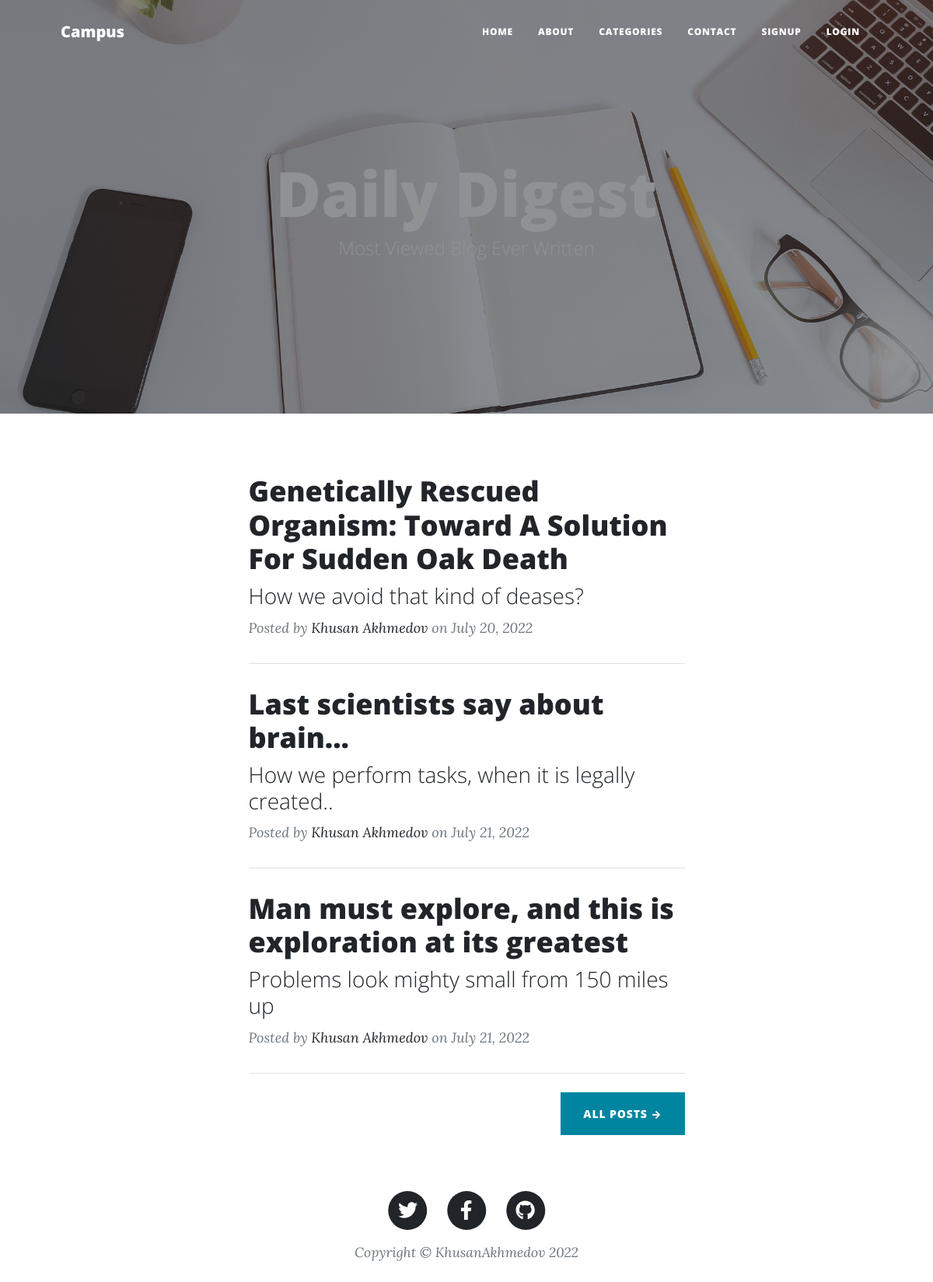
The page / on the database its author committed.
### apps/portfolio/models.py (models this page shows, shortened)
class Home(models.Model):
    class Meta:
        verbose_name = 'Home'
        verbose_name_plural = "Home Page"
    blog_heading = models.CharField(max_length=100)
    blog_subheading = models.CharField(max_length=100)
    blog_headingImage = models.ImageField()

class Post(models.Model):
    class Meta:
        verbose_name = "My Post"
        verbose_name_plural = "My Posts"
    main_heading = models.CharField(max_length=200)
    sub_heading = models.CharField(max_length=150)
    date_post = models.CharField(max_length=100)
    post_text_1 = models.TextField()
    image_2 = models.ImageField(blank=True)
    post_heading_1 = models.CharField(max_length=100)
    post_text_2 = models.TextField()
    muted_text_1 = models.TextField()
    image_3 = models.ImageField(blank=True)
    post_heading_2 = models.CharField(max_length=100)
    post_text_3 = models.TextField()
    image = models.ImageField(blank=True)
    category = models.ForeignKey(
        "Category", blank=True, null=True, on_delete=models.CASCADE)
    name_blog = models.CharField(max_length=60)
    min_read = models.IntegerField(default=5)

### apps/portfolio/views.py (the view)
# urls.py: path('', views.home, name='home'),
def home(request):
    homeContents = models.Home.objects.all()
    posts = models.Post.objects.all().order_by('id')[:3]
    context = {"homeContents": homeContents, "posts": posts}
    return render(request, 'pages/home.html', context)

### templates/pages/home.html (shortened to what this page needs)
{% extends 'layouts/base.html' %} {% block title %}base page{% endblock title %}
{% block content %} {% load static %}
{% for y in homeContents %}
<header
  class="masthead"
  style="background-image: url({{ y.blog_headingImage.url }})"
>
  <div class="container  px-4 px-lg-5">
    <div class="row gx-4 gx-lg-5 justify-content-center">
      <div class="col-md-10 col-lg-8 col-xl-7">
        <div class="site-heading">
          <h1 style="color: white !important;">{{ y.blog_heading }}</h1>
          <span class="subheading">{{ y.blog_subheading }}</span>
        </div>
      </div>
    </div>
  </div>
</header>
{% endfor %}
<div class="container px-4 px-lg-5 content">
  <div class="row gx-4 gx-lg-5 justify-content-center">
    <div class="col-md-10 col-lg-8 col-xl-7">
      {% for p in posts %}
      <div class="post-preview">
        <a href="{% url 'blog:post' p.pk %}">
          <h2 class="post-title">
           {{ p.main_heading }}
          </h2>
          <h3 class="post-subtitle">
            {{ p.sub_heading }}
          </h3>
        </a>
        <p class="post-meta">
          Posted by
          <a href="#!">Khusan Akhmedov</a>
          on {{ p.date_post }}
        </p>
      </div>
      <hr class="my-4" />
      {% endfor %}
      <div class="d-flex justify-content-end mb-4">
        <a class="btn btn-primary text-uppercase" href="{% url 'blog:category' %}?category/all_posts/34hk4h3kj4hk3j4hkhjkh3k434/">All Posts →</a>
      </div>
    </div>
  </div>
</div>
{% endblock content %}

### templates/layouts/base.html (shortened to what this page needs)
<!DOCTYPE html>
<html lang="en">
<head>
</head>
<body>
    {% include 'includes/navigation.html' %}
    {% block content %}
    {% endblock content %}
    {% include 'includes/footer.html' %}
</body>
</html>

### templates/includes/navigation.html (shortened to what this page needs)
{% load static %}
<link href="{% static 'css/styles.css' %}" rel="stylesheet" />
<nav class="navbar navbar-expand-lg navbar-light" id="mainNav">
  <div class="container px-4 px-lg-5 nav">
    <a class="navbar-brand" href="{% url 'blog:home' %}">Campus</a>
    <div class="collapse navbar-collapse" id="navbarResponsive">
      <ul class="navbar-nav ms-auto py-4 py-lg-0">
        <li class="nav-item">
          <a class="nav-link px-lg-3 py-3 py-lg-4" href="{% url 'blog:home' %}">Home</a>
        </li>
        <li class="nav-item">
          <a class="nav-link px-lg-3 py-3 py-lg-4" href="{% url 'blog:about' %}">About</a>
        </li>
        <li class="nav-item">
          <a class="nav-link px-lg-3 py-3 py-lg-4" href="{% url 'blog:category' %}"
            >Categories</a
          >
        </li>
        <li class="nav-item">
          <a class="nav-link px-lg-3 py-3 py-lg-4" href="{% url 'blog:contact' %}"
            >Contact</a
          >
        </li>
        {% if not request.user.is_authenticated %}
         <li class="nav-item">
          <a class="nav-link px-lg-3 py-3 py-lg-4" href="{% url 'blog:signup' %}"
            >Signup</a
          >
        </li>
        <li class="nav-item">
          <a class="nav-link px-lg-3 py-3 py-lg-4" href="{% url 'blog:login' %}"
            >Login</a
          >
        </li>
        {% endif %}
      </ul>
    </div>
  </div>
</nav>

### templates/includes/footer.html
{% load static %}
<footer >
  <div class="container px-4 px-lg-5">
    <div class="row gx-4 gx-lg-5 justify-content-center">
      <div class="col-md-10 col-lg-8 col-xl-7">
        <ul class="list-inline text-center">
          <li class="list-inline-item">
            <a href="#!">
              <span class="fa-stack fa-lg">
                <i class="fas fa-circle fa-stack-2x"></i>
                <i class="fab fa-twitter fa-stack-1x fa-inverse"></i>
              </span>
            </a>
          </li>
          <li class="list-inline-item">
            <a href="#!">
              <span class="fa-stack fa-lg">
                <i class="fas fa-circle fa-stack-2x"></i>
                <i class="fab fa-facebook-f fa-stack-1x fa-inverse"></i>
              </span>
            </a>
          </li>
          <li class="list-inline-item">
            <a href="#!">
              <span class="fa-stack fa-lg">
                <i class="fas fa-circle fa-stack-2x"></i>
                <i class="fab fa-github fa-stack-1x fa-inverse"></i>
              </span>
            </a>
          </li>
        </ul>
        <div class="small text-center text-muted fst-italic">
          Copyright &copy; KhusanAkhmedov 2022
        </div>
      </div>
    </div>
  </div>
</footer>

### templates/includes/navigation.html (style rules this page uses)
.navbar { display: none !important; }
.anime { display: block !important; }

### templates/pages/home.html (style rules this page uses)
* { padding: 0; margin: 0 }
body { overflow-y: hidden !important; }
.navbar { display: block !important; }
.content { position: relative; }
.overflow { overflow-y: scroll !important; }

### rows shown on the page
Home: blog_headingImage (picture), blog_heading "Daily Digest", blog_subheading "Most Viewed Blog Ever Written"
Post: main_heading "Genetically Rescued Organism: Toward A Solution For Sudden Oak Death", sub_heading "How we avoid that kind of deases?", date_post "July 20, 2022"
Post: main_heading "Last scientists say about brain...", sub_heading "How we perform tasks, when it is legally created..", date_post "July 21, 2022"
Post: main_heading "Man must explore, and this is exploration at its greatest", sub_heading "Problems look mighty small from 150 miles up", date_post "July 21, 2022"
